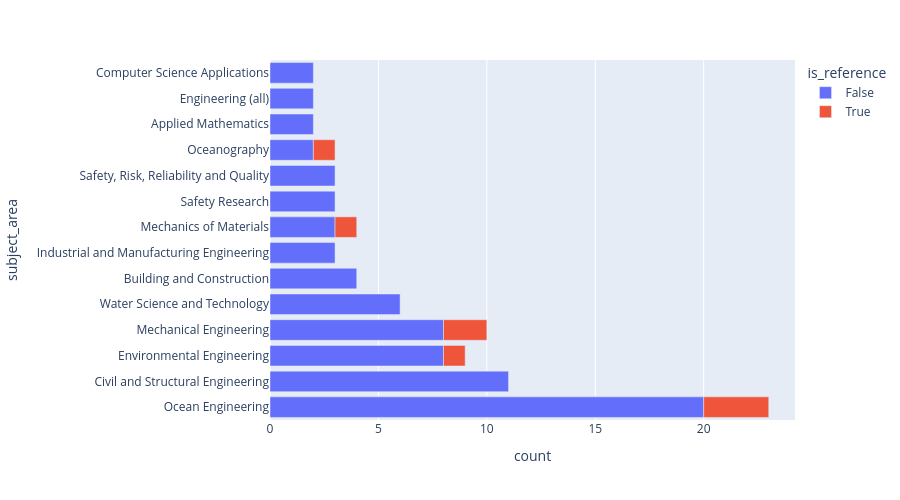

Notebook code cell kept with this figure:
### Code cell
plot_histogram(
    df_scopus_completed,
    col_name="subject_area",
    seperator="|",
    min_count_to_keep=2,
    height=500,
)

### Figure 1 — Plotly figure (JSON) as saved in the notebook; plotly's stock layout.template omitted (floating-point values rounded to 4 significant figures)
{"data": [{"hovertemplate": "is_reference=False<br>count=%{x}<br>subject_area=%{y}<extra></extra>", "legendgroup": "False", "marker": {"color": "#636efa", "pattern": {"shape": ""}}, "name": "False", "orientation": "h", "showlegend": true, "textposition": "auto", "type": "bar", "x": [20, 11, 8, 8, 6, 4, 3, 3, 3, 3, 2, 2, 2, 2], "xaxis": "x", "y": ["Ocean Engineering", "Civil and Structural Engineering", "Environmental Engineering", "Mechanical Engineering", "Water Science and Technology", "Building and Construction", "Industrial and Manufacturing Engineering", "Mechanics of Materials", "Safety Research", "Safety, Risk, Reliability and Quality", "Oceanography", "Applied Mathematics", "Engineering (all)", "Computer Science Applications"], "yaxis": "y"}, {"hovertemplate": "is_reference=True<br>count=%{x}<br>subject_area=%{y}<extra></extra>", "legendgroup": "True", "marker": {"color": "#EF553B", "pattern": {"shape": ""}}, "name": "True", "orientation": "h", "showlegend": true, "textposition": "auto", "type": "bar", "x": [3, 2, 1, 1, 1], "xaxis": "x", "y": ["Ocean Engineering", "Mechanical Engineering", "Environmental Engineering", "Mechanics of Materials", "Oceanography"], "yaxis": "y"}], "layout": {"barmode": "relative", "height": 500, "legend": {"title": {"text": "is_reference"}, "tracegroupgap": 0}, "margin": {"t": 60}, "xaxis": {"anchor": "y", "domain": [0, 1], "title": {"text": "count"}}, "yaxis": {"anchor": "x", "domain": [0, 1], "title": {"text": "subject_area"}}}}
